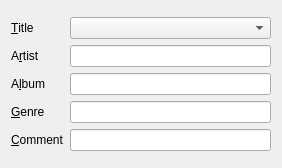
<ui version="4.0" >
 <class>Widget</class>
 <widget class="QWidget" name="Widget" >
  <property name="geometry" >
   <rect>
    <x>0</x>
    <y>0</y>
    <width>282</width>
    <height>168</height>
   </rect>
  </property>
  <property name="windowTitle" >
   <string>Form</string>
  </property>
  <layout class="QVBoxLayout" name="verticalLayout" >
   <item>
    <layout class="QGridLayout" >
     <item row="0" column="0" >
      <widget class="QLabel" name="titlelabel" >
       <property name="text" >
        <string>&amp;Title</string>
       </property>
       <property name="buddy" >
        <cstring>v2title</cstring>
       </property>
      </widget>
     </item>
     <item row="1" column="0" >
      <widget class="QLabel" name="artistlabel" >
       <property name="text" >
        <string>A&amp;rtist</string>
       </property>
       <property name="buddy" >
        <cstring>v2artist</cstring>
       </property>
      </widget>
     </item>
     <item row="1" column="1" >
      <widget class="QLineEdit" name="v2artist" >
       <property name="readOnly" >
        <bool>true</bool>
       </property>
      </widget>
     </item>
     <item row="2" column="0" >
      <widget class="QLabel" name="albumlabel" >
       <property name="text" >
        <string>A&amp;lbum</string>
       </property>
       <property name="buddy" >
        <cstring>v2album</cstring>
       </property>
      </widget>
     </item>
     <item row="2" column="1" >
      <widget class="QLineEdit" name="v2album" >
       <property name="readOnly" >
        <bool>true</bool>
       </property>
      </widget>
     </item>
     <item row="3" column="0" >
      <widget class="QLabel" name="genrelabel" >
       <property name="text" >
        <string>&amp;Genre</string>
       </property>
       <property name="buddy" >
        <cstring>v2genre</cstring>
       </property>
      </widget>
     </item>
     <item row="3" column="1" >
      <widget class="QLineEdit" name="v2genre" >
       <property name="readOnly" >
        <bool>true</bool>
       </property>
      </widget>
     </item>
     <item row="4" column="0" >
      <widget class="QLabel" name="commentlabel" >
       <property name="text" >
        <string>&amp;Comment</string>
       </property>
       <property name="buddy" >
        <cstring>v2comment</cstring>
       </property>
      </widget>
     </item>
     <item row="4" column="1" >
      <widget class="QLineEdit" name="v2comment" >
       <property name="readOnly" >
        <bool>true</bool>
       </property>
      </widget>
     </item>
     <item row="0" column="1" >
      <widget class="KComboBox" name="v2title" >
       <property name="toolTip" >
        <string>Choose correct representation of song title</string>
       </property>
       <property name="whatsThis" >
        <string>Choose the correct encoding of the ID3v2 tag. All tags beneath will be updated according to the selection. If the actual encoding is unknown, choose the string that makes sense.</string>
       </property>
       <property name="modelColumn" >
        <number>0</number>
       </property>
      </widget>
     </item>
    </layout>
   </item>
  </layout>
 </widget>
 <customwidgets>
  <customwidget>
   <class>KComboBox</class>
   <extends>QComboBox</extends>
   <header>kcombobox.h</header>
  </customwidget>
 </customwidgets>
 <resources/>
 <connections/>
</ui>
